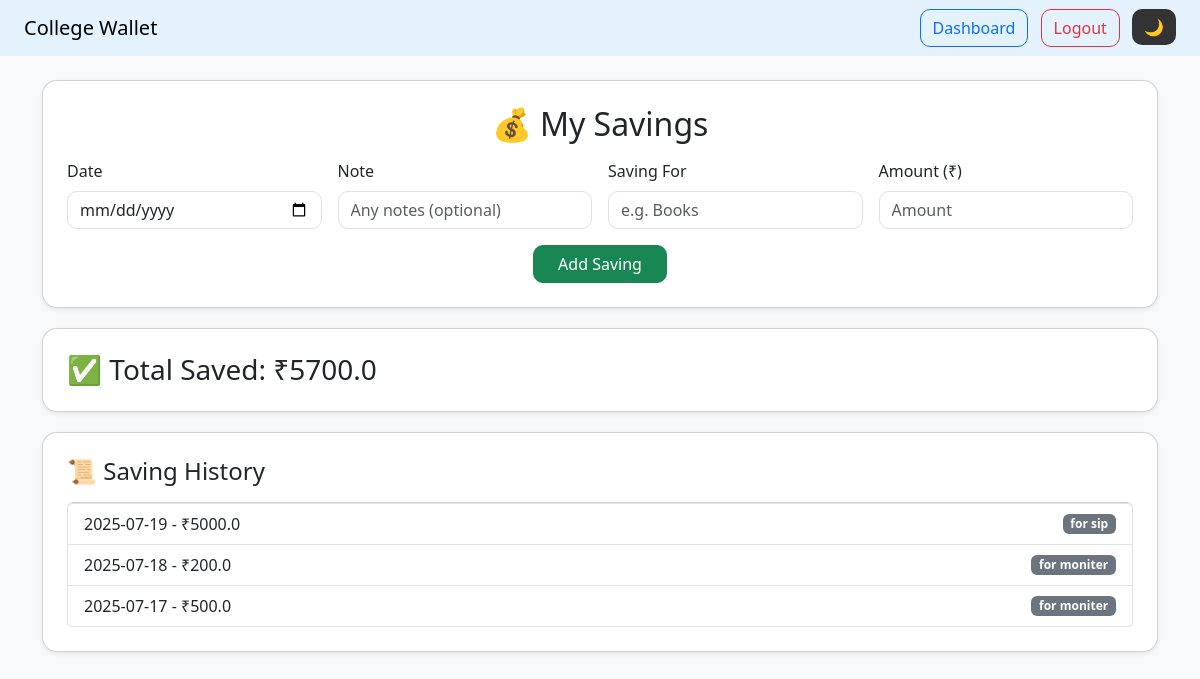
/savings (signed in), run on the app's committed database.
### models.py (models this page shows)
class Saving(db.Model):
    id = db.Column(db.Integer, primary_key=True)
    user_id = db.Column(db.Integer, db.ForeignKey('user.id'))
    date = db.Column(db.Date, nullable=False)
    amount = db.Column(db.Float, nullable=False)
    note = db.Column(db.String(200), nullable=True, default="")  # <-- Add default
    goal = db.Column(db.String(200), nullable=True, default="")  # <-- Add default

### app.py (the view, shortened to what this page needs)
@app.route('/savings', methods=['GET', 'POST'])
def savings():
    if 'username' not in session:
        flash('Please login first.', 'warning')
        return redirect(url_for('login'))
    user = User.query.filter_by(username=session['username']).first()
    savings = Saving.query.filter_by(user_id=user.id).order_by(Saving.date.desc()).all()
    total_saved = sum(s.amount for s in savings)
    return render_template('savings.html', savings=savings, total_saved=total_saved)

### app.py (called while the page is built)
@app.context_processor
def inject_now():
    return {'now': datetime.now()}

### templates/savings.html (shortened to what this page needs)
<!DOCTYPE html>
<html lang="en">
<head>
    <link href="https://cdn.jsdelivr.net/npm/bootstrap@5.3.3/dist/css/bootstrap.min.css" rel="stylesheet">
</head>
<body>
    <nav class="navbar navbar-expand-lg navbar-light px-4">
        <a class="navbar-brand" href="#">College Wallet</a>
        <div class="ms-auto">
            <a class="btn btn-outline-primary me-2" href="{{ url_for('dashboard') }}">Dashboard</a>
            <a class="btn btn-outline-danger me-2" href="{{ url_for('logout') }}">Logout</a>
            <button class="toggle-btn" onclick="toggleDarkMode()">🌙</button>
        </div>
    </nav>
    <div class="container mt-4">
        <div class="card p-4 shadow-sm">
            <h2 class="text-center mb-3">💰 My Savings</h2>
            <form method="POST">
                <div class="row g-3">
                    <div class="col-md-3">
                        <label class="form-label">Date</label>
                        <input type="date" name="date" class="form-control" required>
                    </div>
                    <div class="col-md-3">
                        <label class="form-label">Note</label>
                        <input type="text" name="note" class="form-control" placeholder="Any notes (optional)">
                    </div>
                    <div class="col-md-3">
                        <label class="form-label">Saving For</label>
                        <input type="text" name="goal" class="form-control" placeholder="e.g. Books" required>
                    </div>
                    <div class="col-md-3">
                        <label class="form-label">Amount (₹)</label>
                        <input type="number" step="0.01" name="amount" class="form-control" placeholder="Amount" required>
                    </div>
                </div>
                <div class="mt-3 text-center">
                    <button type="submit" class="btn btn-success px-4">Add Saving</button>
                </div>
            </form>
        </div>
        <div class="card p-4 shadow-sm">
            <h3 class="mb-0">✅ Total Saved: ₹{{ total_saved }}</h3>
        </div>
        <div class="card p-4 shadow-sm">
            <h4 class="mb-3">📜 Saving History</h4>
            {% if savings %}
            <ul class="list-group">
                {% for s in savings %}
                    <li class="list-group-item d-flex justify-content-between align-items-center">
                        {{ s.date }} - ₹{{ s.amount }}
                        <span class="badge bg-secondary">for {{ s.goal }}</span>
                    </li>
                {% endfor %}
            </ul>
            {% else %}
                <p class="text-muted">No savings records yet.</p>
            {% endif %}
        </div>
    </div>
</body>
</html>

### templates/savings.html (style rules this page uses)
body { background-color: #f8f9fa; color: #333; transition: all 0.3s ease; }
.card { border-radius: 15px; margin-bottom: 20px; }
.card h3, .card h2 { margin-bottom: 10px; }
.form-control, .btn { border-radius: 10px; }
.navbar-light { background-color: #e3f2fd; }
.toggle-btn { cursor: pointer; border: none; background: #333; color: white; border-radius: 10px; padding: 6px 12px; }

### data on the page
Saving: date "2025-07-19", amount "5000.0", goal "sip"
Saving: date "2025-07-18", amount "200.0", goal "moniter"
Saving: date "2025-07-17", amount "500.0", goal "moniter"

### other printed values
{{ total_saved }} "5700.0"
